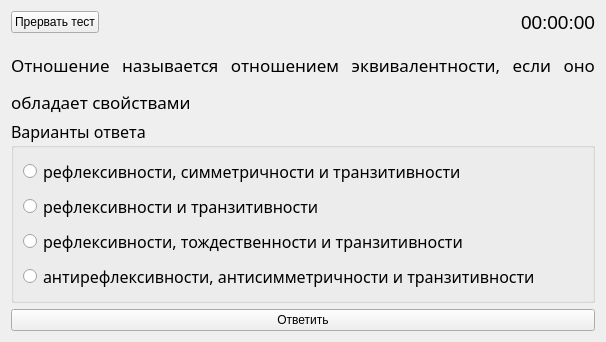
      <widget class="QWidget" name="tabTest">
       <attribute name="title">
        <string>Тест</string>
       </attribute>
       <layout class="QGridLayout" name="gridLayout_4">
        <item row="0" column="2">
         <widget class="QLabel" name="lbTimer">
          <property name="maximumSize">
           <size>
            <width>200</width>
            <height>20</height>
           </size>
          </property>
          <property name="font">
           <font>
            <pointsize>14</pointsize>
           </font>
          </property>
          <property name="text">
           <string>00:00:00</string>
          </property>
         </widget>
        </item>
        <item row="0" column="1">
         <spacer name="horizontalSpacer">
          <property name="orientation">
           <enum>Qt::Horizontal</enum>
          </property>
          <property name="sizeHint" stdset="0">
           <size>
            <width>410</width>
            <height>20</height>
           </size>
          </property>
         </spacer>
        </item>
        <item row="0" column="0">
         <widget class="QPushButton" name="pbExtraExit">
          <property name="text">
           <string>Прервать тест</string>
          </property>
         </widget>
        </item>
        <item row="1" column="0" colspan="3">
         <widget class="QLabel" name="lbQuestion">
          <property name="font">
           <font>
            <family>Proxima Nova</family>
           </font>
          </property>
          <property name="text">
           <string>&lt;html&gt;&lt;head/&gt;&lt;body&gt;&lt;p align=&quot;justify&quot;&gt;&lt;span style=&quot; font-family:'Times New Roman'; font-size:20pt; color:#000000; vertical-align:sub;&quot;&gt;Отношение называется отношением эквивалентности, если оно обладает свойствами&lt;/span&gt;&lt;/p&gt;&lt;/body&gt;&lt;/html&gt;</string>
          </property>
          <property name="textFormat">
           <enum>Qt::AutoText</enum>
          </property>
          <property name="scaledContents">
           <bool>true</bool>
          </property>
          <property name="wordWrap">
           <bool>true</bool>
          </property>
         </widget>
        </item>
        <item row="2" column="0" colspan="3">
         <widget class="QGroupBox" name="gbAnswer">
          <property name="font">
           <font>
            <family>Proxima Nova</family>
            <pointsize>12</pointsize>
           </font>
          </property>
          <property name="title">
           <string>Варианты ответа</string>
          </property>
          <layout class="QVBoxLayout" name="verticalLayout">
           <item>
            <widget class="QRadioButton" name="rb1">
             <property name="text">
              <string>рефлексивности, симметричности и транзитивности</string>
             </property>
            </widget>
           </item>
           <item>
            <widget class="QRadioButton" name="rb2">
             <property name="text">
              <string>рефлексивности и транзитивности</string>
             </property>
            </widget>
           </item>
           <item>
            <widget class="QRadioButton" name="rb3">
             <property name="text">
              <string>рефлексивности, тождественности и транзитивности</string>
             </property>
            </widget>
           </item>
           <item>
            <widget class="QRadioButton" name="rb4">
             <property name="text">
              <string>антирефлексивности, антисимметричности и транзитивности</string>
             </property>
            </widget>
           </item>
          </layout>
         </widget>
        </item>
        <item row="3" column="0" colspan="3">
         <widget class="QPushButton" name="pbAnswer">
          <property name="text">
           <string>Ответить</string>
          </property>
         </widget>
        </item>
       </layout>
      </widget>
